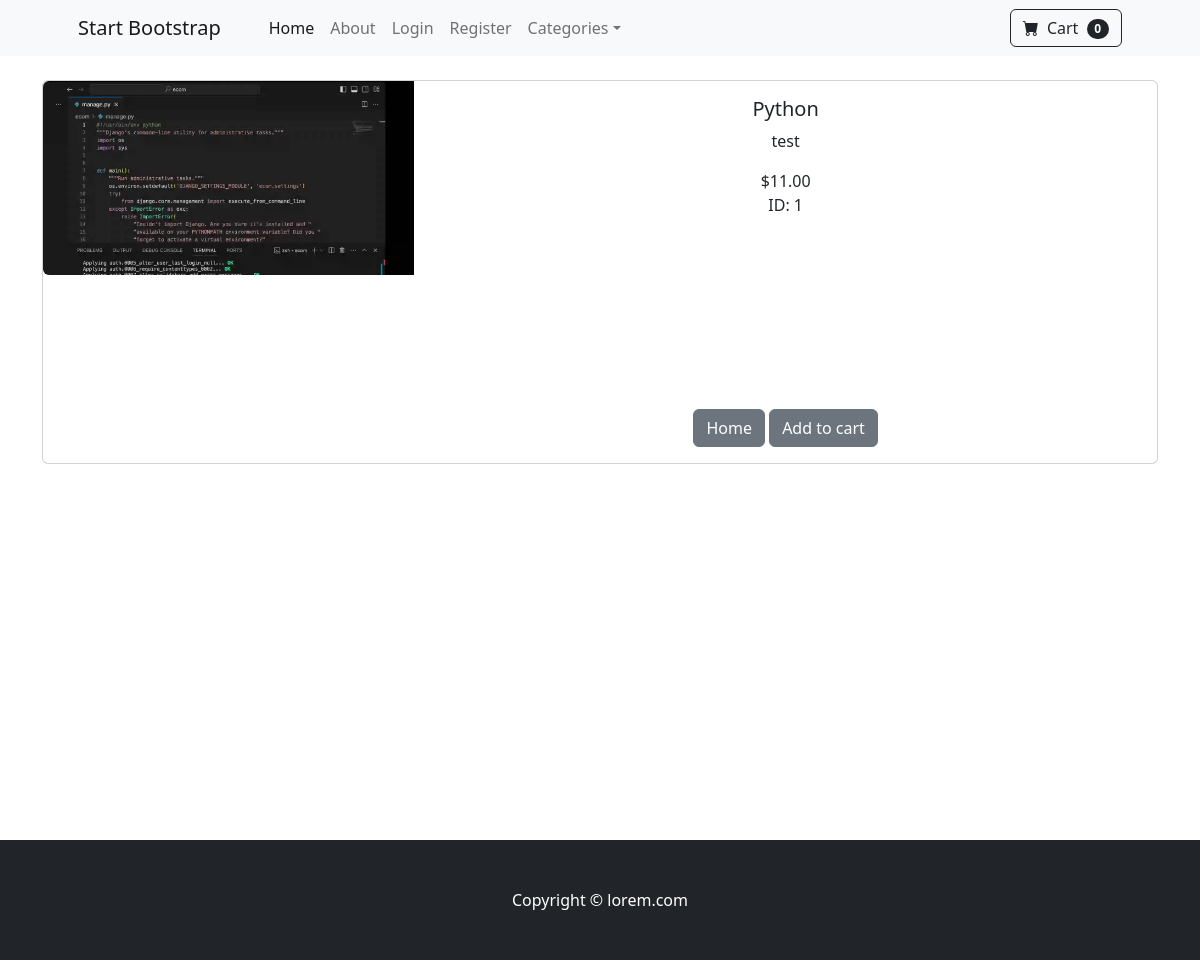
Page /product/1 on the committed database.
### store/models.py (models this page shows, shortened)
class Product(models.Model):
    name = models.CharField(max_length=100,)
    price = models.DecimalField(default=0,decimal_places=2, max_digits=6)
    category = models.ForeignKey(Category, on_delete=models.CASCADE, default=1)
    description = models.CharField(max_length=250,default='', blank=True,null = True )
    image = models.ImageField(upload_to='uploads/product')
    is_sale = models.BooleanField(default=False)
    sales_price = models.DecimalField(default=0,decimal_places=2,max_digits=6 )

### store/views.py (the view)
# urls.py: path('product/<int:pk>', views.product,name='product'),
def product(request,pk):
    product = Product.objects.get(id=pk)
    return render(request, 'product.html', {'product':product})

### cart/cart.py (called while the page is built)
    def __len__(self):
        return len(self.cart)

### cart/context_processors.py (called while the page is built)
def cart(request):
    return{'cart': Cart(request)}

### templates/product.html (shortened to what this page needs)
{% extends "base.html" %}
{% block content%}
<div class="container">
<br>
    <div class="card mb-3">
    <div class="row g-0">
        <div class="col-md-4">
        <img src="{{ product.image.url}}" class="img-fluid rounded-start" alt="...">
        </div>
        <div class="col-md-8">
            <div class="card-body" >
                <center>
                    <h5 class="card-title">{{product.name}}</h5>
                    <p class="card-text">{{ product.description}}</p>
                    {% if product.is_sale %}
                    <div class="d-flex justify-content-center small text-warning mb-2">
                                     <div class="bi-star-fill"></div>&nbsp;&nbsp;Sale!&nbsp;&nbsp;
                                     <div class="bi-star-fill"></div>
                                    </div>
                                    <strike>${{product.price}}</strike>
                                    &nbsp;
                                    ${{ product.sales_price }}
                    {% else %}
                        ${{ product.price}}
                        <br> ID: {{ product.id}}
                    {% endif %}
                    <br>
                    <br><br><br><br><br><br><br><br>
                    <a href="{% url 'home'%}" class="btn btn-secondary">Home</a>
                    <button type ="button" value= "{{product.id}}" class = "btn btn-secondary" id="add-cart" >Add to cart</button>
                </center>
            </div>
        </div>
    </div>
    </div>
<br><br><br><br><br><br><br><br><br><br><br><br><br><br><br>
</div>
{% endblock%}

### rows in the picture
Product: image (picture), name "Python", description "test", price "11.00", id "1"

### other values in the picture
{{ cart|length }} "0"
